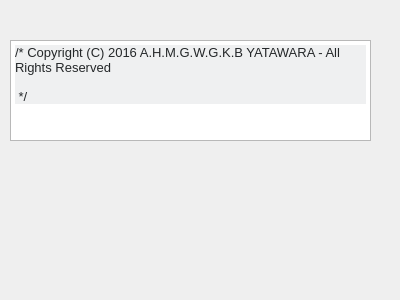
<?xml version="1.0" encoding="UTF-8"?>
<ui version="4.0">
 <class>About</class>
 <widget class="QDialog" name="About">
  <property name="geometry">
   <rect>
    <x>0</x>
    <y>0</y>
    <width>400</width>
    <height>300</height>
   </rect>
  </property>
  <property name="windowTitle">
   <string>About</string>
  </property>
  <widget class="QTextEdit" name="textEdit">
   <property name="geometry">
    <rect>
     <x>10</x>
     <y>40</y>
     <width>361</width>
     <height>101</height>
    </rect>
   </property>
   <property name="html">
    <string>&lt;!DOCTYPE HTML PUBLIC &quot;-//W3C//DTD HTML 4.0//EN&quot; &quot;http://www.w3.org/TR/REC-html40/strict.dtd&quot;&gt;
&lt;html&gt;&lt;head&gt;&lt;meta name=&quot;qrichtext&quot; content=&quot;1&quot; /&gt;&lt;style type=&quot;text/css&quot;&gt;
p, li { white-space: pre-wrap; }
&lt;/style&gt;&lt;/head&gt;&lt;body style=&quot; font-family:'Sans Serif'; font-size:9pt; font-weight:400; font-style:normal;&quot;&gt;
&lt;p style=&quot; margin-top:0px; margin-bottom:0px; margin-left:0px; margin-right:0px; -qt-block-indent:0; text-indent:0px; background-color:#eff0f1;&quot;&gt;&lt;span style=&quot; font-family:'Consolas,Menlo,Monaco,Lucida Console,Liberation Mono,DejaVu Sans Mono,Bitstream Vera Sans Mono,Courier New,monospace,sans-serif'; font-size:13px; color:#242729; background-color:#eff0f1;&quot;&gt;/* Copyright (C) 2016 A.H.M.G.W.G.K.B YATAWARA - All Rights Reserved&lt;/span&gt;&lt;/p&gt;
&lt;p style=&quot;-qt-paragraph-type:empty; margin-top:0px; margin-bottom:0px; margin-left:0px; margin-right:0px; -qt-block-indent:0; text-indent:0px; background-color:#eff0f1;&quot;&gt;&lt;br /&gt;&lt;/p&gt;
&lt;p style=&quot; margin-top:0px; margin-bottom:15px; margin-left:0px; margin-right:0px; -qt-block-indent:0; text-indent:0px; background-color:#eff0f1;&quot;&gt;&lt;span style=&quot; font-family:'Consolas,Menlo,Monaco,Lucida Console,Liberation Mono,DejaVu Sans Mono,Bitstream Vera Sans Mono,Courier New,monospace,sans-serif'; font-size:13px; color:#242729; background-color:#eff0f1;&quot;&gt; */&lt;/span&gt;&lt;/p&gt;&lt;/body&gt;&lt;/html&gt;</string>
   </property>
  </widget>
 </widget>
 <resources/>
 <connections/>
</ui>
